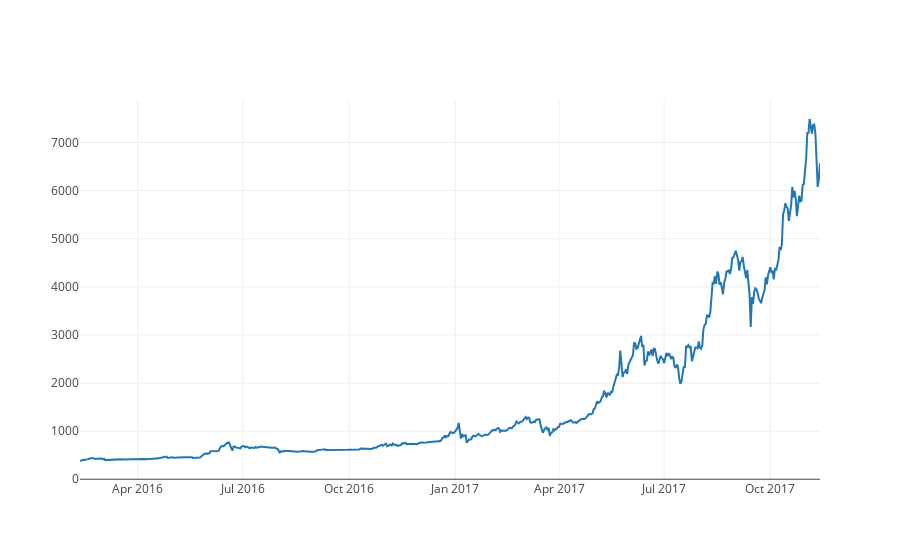

The code cell stored with this chart in its notebook:
### Markdown cell above
#### Plot new line graph again on `Weighted Price` with newly filled values

### Code cell
btc_trace = go.Scatter(x=data['stamp'], y=data['price'], name= 'Price')
py.iplot([btc_trace])

### Figure 1 — Plotly figure (JSON) as saved in the notebook; plotly's stock layout.template omitted (floating-point values rounded to 4 significant figures; data arrays with more than 128 entries replaced by an {"elided": "..."} marker saying what was removed)
{"data": [{"name": "Price", "type": "scatter", "x": {"elided": "640 str values"}, "y": {"elided": "640 float values"}}], "layout": {}}
